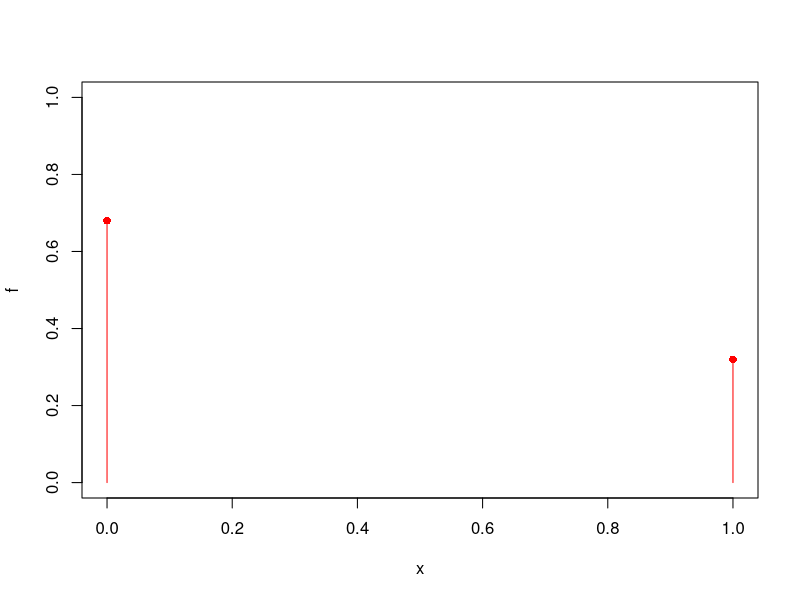
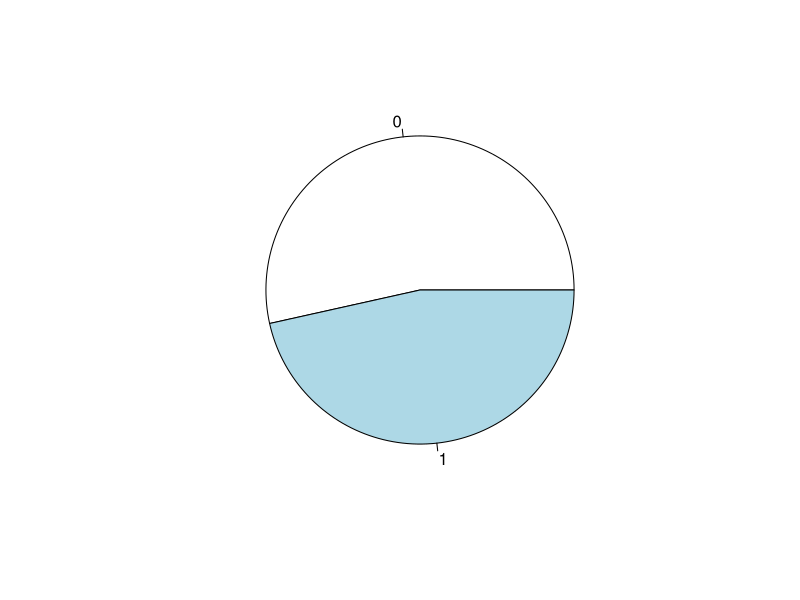
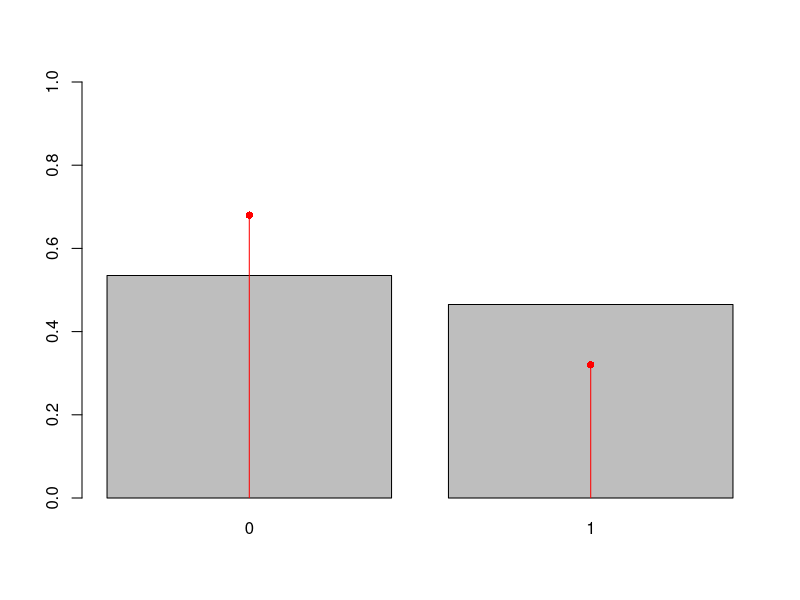
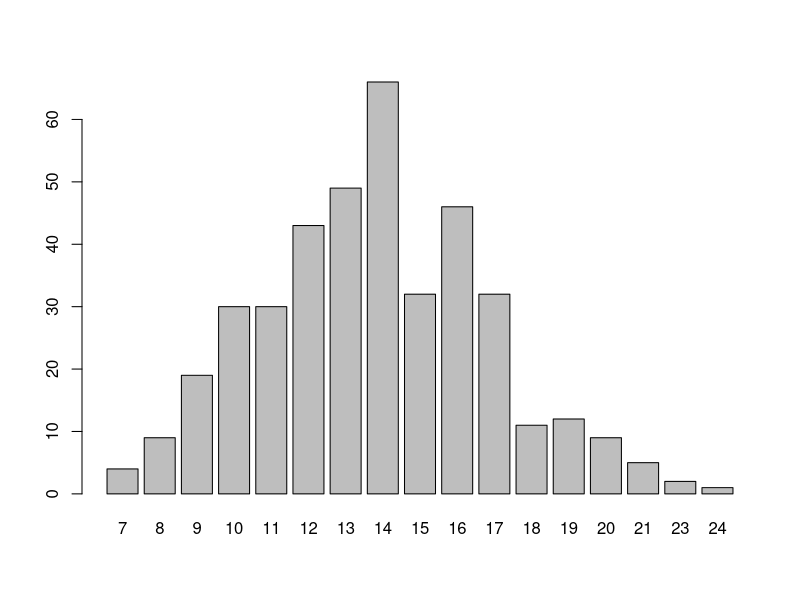
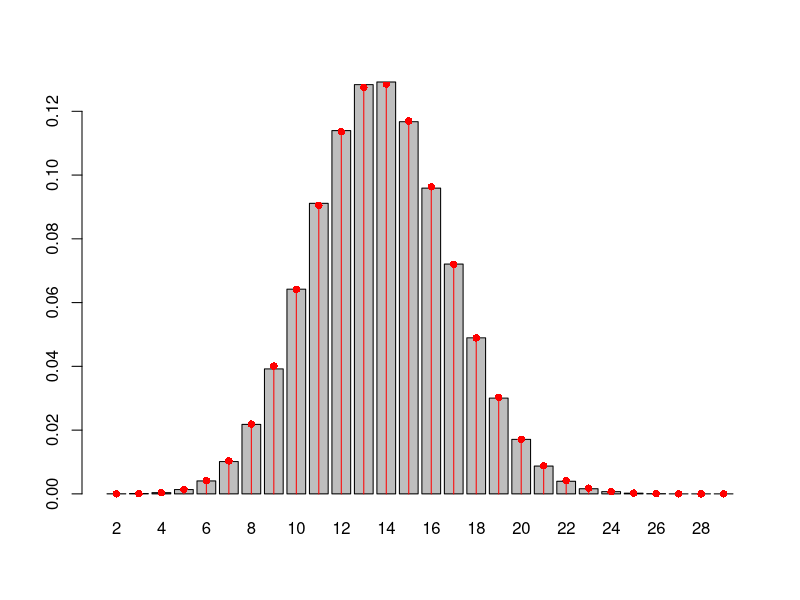
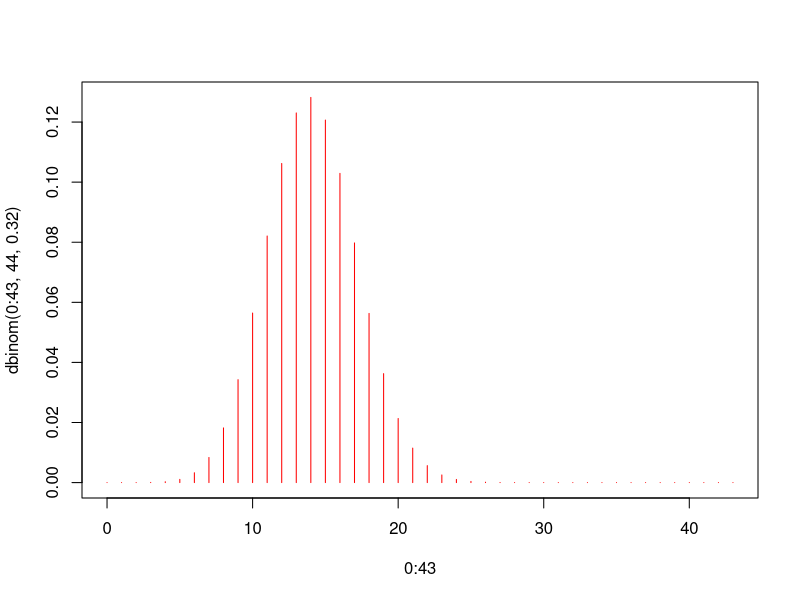
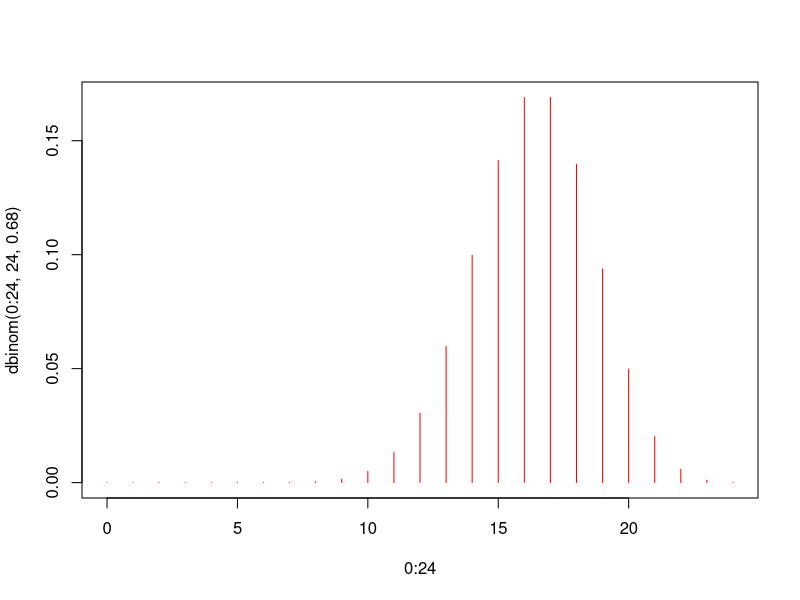

Source code (R) for these figures, in order:
#EJERCICIO 1 PRACTICA 3:

#APARTADO A --> ENSAYO BERNOULLI 
x<- c(0,1)
f<-c(0.68,0.32) 

plot(x,f,type='h', ylim=c(0,1), col='red')
points(x,f,pch=16, col='red')

n<- 43
muestra <- sample(x,n,f, replace=TRUE) #0 --> FALSE y 1 --> TRUE
table(muestra) #hace una muestra aeleatoria de lo que podria suceder 
pie(table(muestra))

table(muestra)/n
mean(muestra)

bar <- barplot(table(muestra)/n, ylim=c(0,1)) #los rectangulos(barras)iran variando porq son muestras aleatorias y van cambiando los valores 
lines(bar,f,type='h', col='red') 
points(bar,f,pch=16, col='red') #la funcion no cambiara (linea roja y punto) ya que la hemos definido como nos decia el enucniado

muestra <- sample(x,n,f, replace=TRUE)
Y <- function(i){sum(sample(x,n,f, replace=TRUE))}#cada vez que hacemos la muestra, diferentes personas me diran que si es decir ira cambiando (ya que es aleatoria) pero la probabilidad será la misma 

m <- 400
sapply(1:m, Y) #REPETIR LA FUNCION Y de 1 hasta m=40
#cada posicion nos dice el numero de personas que han dicho que si (tienen minimo 2 teles)

m <- 400
barplot(table(sapply(1:m, Y))) #el grafico de barras siempre es sobre la tabla 
barplot

set.seed(123) #si le ponemos la funcion setseed en el mismo punto nos dara a todos los mismos numeros en los experimentos 
m<- 400000
encuestas <- sapply(1:m, Y)              
fr <-table(encuestas)/m
fr["13"] #a) =0.1283625
#---------------------------------------------------------------------------

#APARTADO B)
dbinom(13, 43, 0.32) #--> dbinom(y, n, p) siendo y= resultado que quieres, n=43 y p =0.32 prob de q digan q si


xx <- names(fr) # numero de personas que respondieron que si en una encuesta de 43 es decir ni 1 ni 0 personas dijeron que si ni mas de 29 dijeron que si 
xx
br <- barplot(table(encuestas)/m)
lines(br,dbinom(2:29, 43, 0.32),type='h', col='red') #lo ponemos de 2 a 29 ya que en una encuesta no hay menos de 2 personas que hayan dicho que si ni tampoco mas de 29
points(br,dbinom(2:29, 43, 0.32),pch=16, col='red')

#IMPORTANTE --> diferenciar dbinom y pbinom!!!!!
dbinom(17, 44, 0.32) #la probabilidad de que salga 17 
plot(0:43, dbinom(0:43, 44, 0.32), type="h", col='red')

pbinom(16, 44, 0.32)#probabilidad de que salga menos de 17 es decir HACE UN SUMATORIO HASTA 16 
#b) = 0.7850429

#---------------------------------------------------------------------------------------------

#APARTADO C)
#ahora nos piden lo contrario por tanto ahora la prob = 0.68 

n <- 24
x <- c(0,1)
f <- c(0.32, 0.68)
Xstar <- function(i){sum(sample(x,n,f, replace=TRUE))}
set.seed(123)
m <- 400000  
encuestas <- sapply(1:m, Xstar)
mean(encuestas)
# a) = 16.32063
n*0.68 #lo mismo 

var(encuestas)
#b) = 5.203776
n*0.68*0.32

qbinom(0.25, 24, 0.68) #qbinom para el cuarto ya que si pusieramos pbinom nos daria la suma de valores hasta que x=0.25 
#c) = 15
plot(0:24, dbinom(0:24, 24, 0.68), type="h", col='red' )
#mirar el gráfico para entenderlo 
